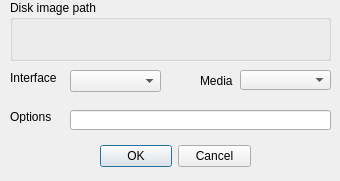
<?xml version="1.0" encoding="UTF-8"?>
<ui version="4.0">
 <class>DrivePropertiesDialog</class>
 <widget class="QDialog" name="DrivePropertiesDialog">
  <property name="geometry">
   <rect>
    <x>0</x>
    <y>0</y>
    <width>340</width>
    <height>181</height>
   </rect>
  </property>
  <property name="windowTitle">
   <string>Dialog</string>
  </property>
  <widget class="QDialogButtonBox" name="buttonBox">
   <property name="geometry">
    <rect>
     <x>100</x>
     <y>140</y>
     <width>151</width>
     <height>32</height>
    </rect>
   </property>
   <property name="orientation">
    <enum>Qt::Horizontal</enum>
   </property>
   <property name="standardButtons">
    <set>QDialogButtonBox::Cancel|QDialogButtonBox::Ok</set>
   </property>
  </widget>
  <widget class="ChooseObjectWidget" name="filePath">
   <property name="geometry">
    <rect>
     <x>10</x>
     <y>0</y>
     <width>321</width>
     <height>61</height>
    </rect>
   </property>
   <property name="title">
    <string>Disk image path</string>
   </property>
  </widget>
  <widget class="QLabel" name="label">
   <property name="geometry">
    <rect>
     <x>10</x>
     <y>70</y>
     <width>51</width>
     <height>16</height>
    </rect>
   </property>
   <property name="text">
    <string>Interface</string>
   </property>
  </widget>
  <widget class="QComboBox" name="interfaceCombo">
   <property name="geometry">
    <rect>
     <x>70</x>
     <y>70</y>
     <width>91</width>
     <height>22</height>
    </rect>
   </property>
  </widget>
  <widget class="QLabel" name="label_2">
   <property name="geometry">
    <rect>
     <x>200</x>
     <y>70</y>
     <width>41</width>
     <height>21</height>
    </rect>
   </property>
   <property name="text">
    <string>Media</string>
   </property>
  </widget>
  <widget class="QComboBox" name="mediaCombo">
   <property name="geometry">
    <rect>
     <x>240</x>
     <y>70</y>
     <width>91</width>
     <height>20</height>
    </rect>
   </property>
  </widget>
  <widget class="QLabel" name="label_3">
   <property name="geometry">
    <rect>
     <x>10</x>
     <y>110</y>
     <width>46</width>
     <height>13</height>
    </rect>
   </property>
   <property name="text">
    <string>Options</string>
   </property>
  </widget>
  <widget class="QLineEdit" name="optionsEdit">
   <property name="geometry">
    <rect>
     <x>70</x>
     <y>110</y>
     <width>261</width>
     <height>20</height>
    </rect>
   </property>
  </widget>
 </widget>
 <customwidgets>
  <customwidget>
   <class>ChooseObjectWidget</class>
   <extends>QGroupBox</extends>
   <header>chooseobjectwidget.h</header>
   <container>1</container>
  </customwidget>
 </customwidgets>
 <resources/>
 <connections>
  <connection>
   <sender>buttonBox</sender>
   <signal>accepted()</signal>
   <receiver>DrivePropertiesDialog</receiver>
   <slot>accept()</slot>
   <hints>
    <hint type="sourcelabel">
     <x>248</x>
     <y>254</y>
    </hint>
    <hint type="destinationlabel">
     <x>157</x>
     <y>274</y>
    </hint>
   </hints>
  </connection>
  <connection>
   <sender>buttonBox</sender>
   <signal>rejected()</signal>
   <receiver>DrivePropertiesDialog</receiver>
   <slot>reject()</slot>
   <hints>
    <hint type="sourcelabel">
     <x>316</x>
     <y>260</y>
    </hint>
    <hint type="destinationlabel">
     <x>286</x>
     <y>274</y>
    </hint>
   </hints>
  </connection>
 </connections>
</ui>
